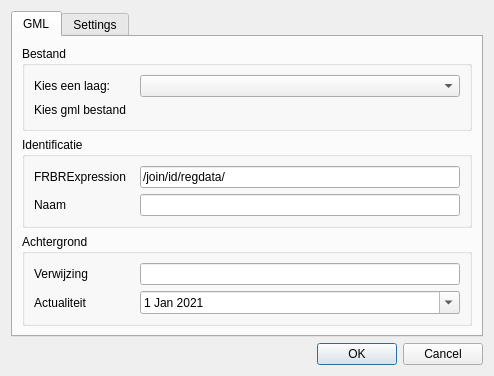
<?xml version="1.0" encoding="UTF-8"?>
<ui version="4.0">
 <author>Kasper Lingbeek</author>
 <class>dsoGMLDialogBase</class>
 <widget class="QDialog" name="dsoGMLDialogBase">
  <property name="geometry">
   <rect>
    <x>0</x>
    <y>0</y>
    <width>488</width>
    <height>343</height>
   </rect>
  </property>
  <property name="windowTitle">
   <string>DSO GML</string>
  </property>
  <property name="windowIcon">
   <iconset theme="DSO">
    <normaloff>icon.png</normaloff>
    <normalon>icon.png</normalon>
    <activeon>icon.png</activeon>
    <selectedon>icon.png</selectedon>icon.png</iconset>
  </property>
  <layout class="QGridLayout" name="gridLayout_5">
   <item row="2" column="0">
    <widget class="QDialogButtonBox" name="button_box">
     <property name="orientation">
      <enum>Qt::Horizontal</enum>
     </property>
     <property name="standardButtons">
      <set>QDialogButtonBox::Cancel|QDialogButtonBox::Ok</set>
     </property>
    </widget>
   </item>
   <item row="1" column="0">
    <widget class="QTabWidget" name="tabWidget">
     <property name="currentIndex">
      <number>0</number>
     </property>
     <widget class="QWidget" name="tabGML">
      <attribute name="title">
       <string>GML</string>
      </attribute>
      <layout class="QGridLayout" name="gridLayout_4">
       <item row="0" column="0">
        <widget class="QGroupBox" name="Bestand">
         <property name="title">
          <string>Bestand</string>
         </property>
         <property name="flat">
          <bool>false</bool>
         </property>
         <property name="checkable">
          <bool>false</bool>
         </property>
         <layout class="QGridLayout" name="gridLayout_3">
          <item row="0" column="0">
           <widget class="QLabel" name="lbl_laag">
            <property name="minimumSize">
             <size>
              <width>100</width>
              <height>0</height>
             </size>
            </property>
            <property name="text">
             <string>Kies een laag:</string>
            </property>
           </widget>
          </item>
          <item row="0" column="1">
           <widget class="QgsMapLayerComboBox" name="mMapLayerComboBox">
            <property name="minimumSize">
             <size>
              <width>320</width>
              <height>0</height>
             </size>
            </property>
            <property name="showCrs">
             <bool>true</bool>
            </property>
           </widget>
          </item>
          <item row="1" column="0">
           <widget class="QLabel" name="lbl_bestand">
            <property name="minimumSize">
             <size>
              <width>100</width>
              <height>0</height>
             </size>
            </property>
            <property name="text">
             <string>Kies gml bestand</string>
            </property>
           </widget>
          </item>
          <item row="1" column="1">
           <widget class="QgsFileWidget" name="mQgsFileWidget">
            <property name="sizePolicy">
             <sizepolicy hsizetype="Preferred" vsizetype="Maximum">
              <horstretch>0</horstretch>
              <verstretch>0</verstretch>
             </sizepolicy>
            </property>
            <property name="minimumSize">
             <size>
              <width>320</width>
              <height>0</height>
             </size>
            </property>
           </widget>
          </item>
         </layout>
        </widget>
       </item>
       <item row="1" column="0">
        <widget class="QGroupBox" name="Identificatie">
         <property name="title">
          <string>Identificatie</string>
         </property>
         <layout class="QGridLayout" name="gridLayout_2">
          <item row="0" column="0">
           <widget class="QLabel" name="lbl_expression">
            <property name="minimumSize">
             <size>
              <width>100</width>
              <height>0</height>
             </size>
            </property>
            <property name="text">
             <string>FRBRExpression</string>
            </property>
           </widget>
          </item>
          <item row="0" column="1">
           <widget class="QLineEdit" name="FRBRExpression">
            <property name="minimumSize">
             <size>
              <width>320</width>
              <height>0</height>
             </size>
            </property>
            <property name="inputMask">
             <string/>
            </property>
            <property name="text">
             <string>/join/id/regdata/</string>
            </property>
            <property name="maxLength">
             <number>32767</number>
            </property>
            <property name="frame">
             <bool>true</bool>
            </property>
           </widget>
          </item>
          <item row="1" column="0">
           <widget class="QLabel" name="lbl_naam">
            <property name="minimumSize">
             <size>
              <width>100</width>
              <height>0</height>
             </size>
            </property>
            <property name="text">
             <string>Naam</string>
            </property>
           </widget>
          </item>
          <item row="1" column="1">
           <widget class="QLineEdit" name="Naam">
            <property name="minimumSize">
             <size>
              <width>320</width>
              <height>0</height>
             </size>
            </property>
            <property name="inputMask">
             <string/>
            </property>
            <property name="maxLength">
             <number>32767</number>
            </property>
            <property name="frame">
             <bool>true</bool>
            </property>
           </widget>
          </item>
         </layout>
        </widget>
       </item>
       <item row="2" column="0">
        <widget class="QGroupBox" name="Achtergrond">
         <property name="title">
          <string>Achtergrond</string>
         </property>
         <property name="flat">
          <bool>false</bool>
         </property>
         <property name="checkable">
          <bool>false</bool>
         </property>
         <layout class="QGridLayout" name="gridLayout">
          <item row="0" column="0">
           <widget class="QLabel" name="lbl_verwijzing">
            <property name="minimumSize">
             <size>
              <width>100</width>
              <height>0</height>
             </size>
            </property>
            <property name="text">
             <string>Verwijzing</string>
            </property>
           </widget>
          </item>
          <item row="0" column="1">
           <widget class="QLineEdit" name="Verwijzing">
            <property name="minimumSize">
             <size>
              <width>320</width>
              <height>0</height>
             </size>
            </property>
            <property name="inputMask">
             <string/>
            </property>
            <property name="maxLength">
             <number>32767</number>
            </property>
            <property name="frame">
             <bool>true</bool>
            </property>
           </widget>
          </item>
          <item row="1" column="0">
           <widget class="QLabel" name="lbl_actualiteit">
            <property name="minimumSize">
             <size>
              <width>100</width>
              <height>0</height>
             </size>
            </property>
            <property name="text">
             <string>Actualiteit</string>
            </property>
           </widget>
          </item>
          <item row="1" column="1">
           <widget class="QDateEdit" name="Actualiteit">
            <property name="dateTime">
             <datetime>
              <hour>0</hour>
              <minute>0</minute>
              <second>0</second>
              <year>2021</year>
              <month>1</month>
              <day>1</day>
             </datetime>
            </property>
            <property name="calendarPopup">
             <bool>true</bool>
            </property>
           </widget>
          </item>
         </layout>
        </widget>
       </item>
      </layout>
     </widget>
     <widget class="QWidget" name="tabSettings">
      <attribute name="title">
       <string>Settings</string>
      </attribute>
      <layout class="QGridLayout" name="gridLayout_8">
       <item row="2" column="0">
        <widget class="QGroupBox" name="Bewerkingen">
         <property name="minimumSize">
          <size>
           <width>0</width>
           <height>80</height>
          </size>
         </property>
         <property name="maximumSize">
          <size>
           <width>16777215</width>
           <height>100</height>
          </size>
         </property>
         <property name="title">
          <string>Bewerkingen</string>
         </property>
         <layout class="QGridLayout" name="gridLayout_7">
          <item row="0" column="0" colspan="2">
           <widget class="QCheckBox" name="dissolve">
            <property name="enabled">
             <bool>true</bool>
            </property>
            <property name="text">
             <string>Features samensmelten</string>
            </property>
            <property name="checked">
             <bool>true</bool>
            </property>
           </widget>
          </item>
          <item row="1" column="0">
           <widget class="QCheckBox" name="snap">
            <property name="sizePolicy">
             <sizepolicy hsizetype="Fixed" vsizetype="Fixed">
              <horstretch>0</horstretch>
              <verstretch>0</verstretch>
             </sizepolicy>
            </property>
            <property name="minimumSize">
             <size>
              <width>20</width>
              <height>0</height>
             </size>
            </property>
            <property name="text">
             <string/>
            </property>
            <property name="checked">
             <bool>true</bool>
            </property>
           </widget>
          </item>
          <item row="1" column="1">
           <widget class="QSpinBox" name="decimalen">
            <property name="suffix">
             <string> decimalen</string>
            </property>
            <property name="prefix">
             <string>Afronden op </string>
            </property>
            <property name="maximum">
             <number>15</number>
            </property>
            <property name="value">
             <number>3</number>
            </property>
            <property name="displayIntegerBase">
             <number>10</number>
            </property>
           </widget>
          </item>
          <item row="2" column="0" colspan="2">
           <widget class="QCheckBox" name="valide">
            <property name="text">
             <string>Valide maken</string>
            </property>
            <property name="checked">
             <bool>true</bool>
            </property>
           </widget>
          </item>
         </layout>
        </widget>
       </item>
       <item row="0" column="0">
        <widget class="QGroupBox" name="groupBox">
         <property name="sizePolicy">
          <sizepolicy hsizetype="Preferred" vsizetype="Preferred">
           <horstretch>0</horstretch>
           <verstretch>0</verstretch>
          </sizepolicy>
         </property>
         <property name="minimumSize">
          <size>
           <width>0</width>
           <height>60</height>
          </size>
         </property>
         <property name="maximumSize">
          <size>
           <width>16777215</width>
           <height>60</height>
          </size>
         </property>
         <property name="title">
          <string>Projectie</string>
         </property>
         <property name="alignment">
          <set>Qt::AlignLeading|Qt::AlignLeft|Qt::AlignTop</set>
         </property>
         <layout class="QGridLayout">
          <item row="0" column="0">
           <widget class="QLabel" name="lbl_projectie">
            <property name="sizePolicy">
             <sizepolicy hsizetype="Preferred" vsizetype="Preferred">
              <horstretch>0</horstretch>
              <verstretch>0</verstretch>
             </sizepolicy>
            </property>
            <property name="minimumSize">
             <size>
              <width>100</width>
              <height>0</height>
             </size>
            </property>
            <property name="toolTip">
             <string>&lt;html&gt;&lt;head/&gt;&lt;body&gt;&lt;p&gt;De voorkeur binnen het DSO is &lt;/p&gt;&lt;p&gt;EPSG:28992 (Amersfoort / RD New)&lt;/p&gt;&lt;/body&gt;&lt;/html&gt;</string>
            </property>
            <property name="text">
             <string>Kies een projectie:</string>
            </property>
           </widget>
          </item>
          <item row="0" column="1">
           <widget class="QgsProjectionSelectionWidget" name="mQgsProjectionSelectionWidget">
            <property name="sizePolicy">
             <sizepolicy hsizetype="Preferred" vsizetype="Fixed">
              <horstretch>0</horstretch>
              <verstretch>0</verstretch>
             </sizepolicy>
            </property>
            <property name="minimumSize">
             <size>
              <width>320</width>
              <height>20</height>
             </size>
            </property>
            <property name="toolTip">
             <string>&lt;html&gt;&lt;head/&gt;&lt;body&gt;&lt;p&gt;De voorkeur binnen het DSO is &lt;/p&gt;&lt;p&gt;EPSG:28992 (Amersfoort / RD New)&lt;/p&gt;&lt;/body&gt;&lt;/html&gt;</string>
            </property>
           </widget>
          </item>
         </layout>
        </widget>
       </item>
      </layout>
     </widget>
    </widget>
   </item>
  </layout>
 </widget>
 <customwidgets>
  <customwidget>
   <class>QgsFileWidget</class>
   <extends>QWidget</extends>
   <header>qgsfilewidget.h</header>
  </customwidget>
  <customwidget>
   <class>QgsMapLayerComboBox</class>
   <extends>QComboBox</extends>
   <header>qgsmaplayercombobox.h</header>
  </customwidget>
  <customwidget>
   <class>QgsProjectionSelectionWidget</class>
   <extends>QWidget</extends>
   <header>qgsprojectionselectionwidget.h</header>
  </customwidget>
 </customwidgets>
 <resources/>
 <connections>
  <connection>
   <sender>button_box</sender>
   <signal>accepted()</signal>
   <receiver>dsoGMLDialogBase</receiver>
   <slot>accept()</slot>
   <hints>
    <hint type="sourcelabel">
     <x>20</x>
     <y>20</y>
    </hint>
    <hint type="destinationlabel">
     <x>20</x>
     <y>20</y>
    </hint>
   </hints>
  </connection>
  <connection>
   <sender>button_box</sender>
   <signal>rejected()</signal>
   <receiver>dsoGMLDialogBase</receiver>
   <slot>reject()</slot>
   <hints>
    <hint type="sourcelabel">
     <x>20</x>
     <y>20</y>
    </hint>
    <hint type="destinationlabel">
     <x>20</x>
     <y>20</y>
    </hint>
   </hints>
  </connection>
 </connections>
</ui>
